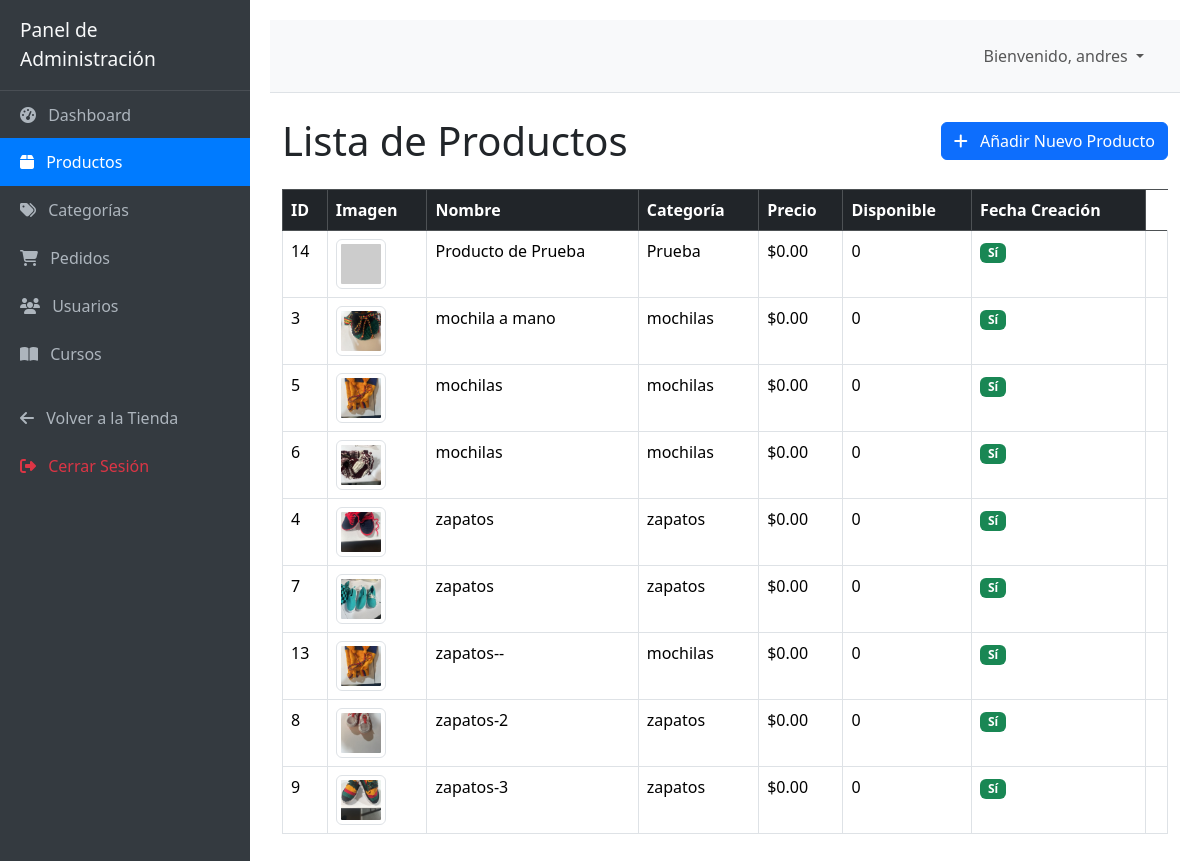
The page /dashboard/productos/ (signed in) on the database as committed earlier.
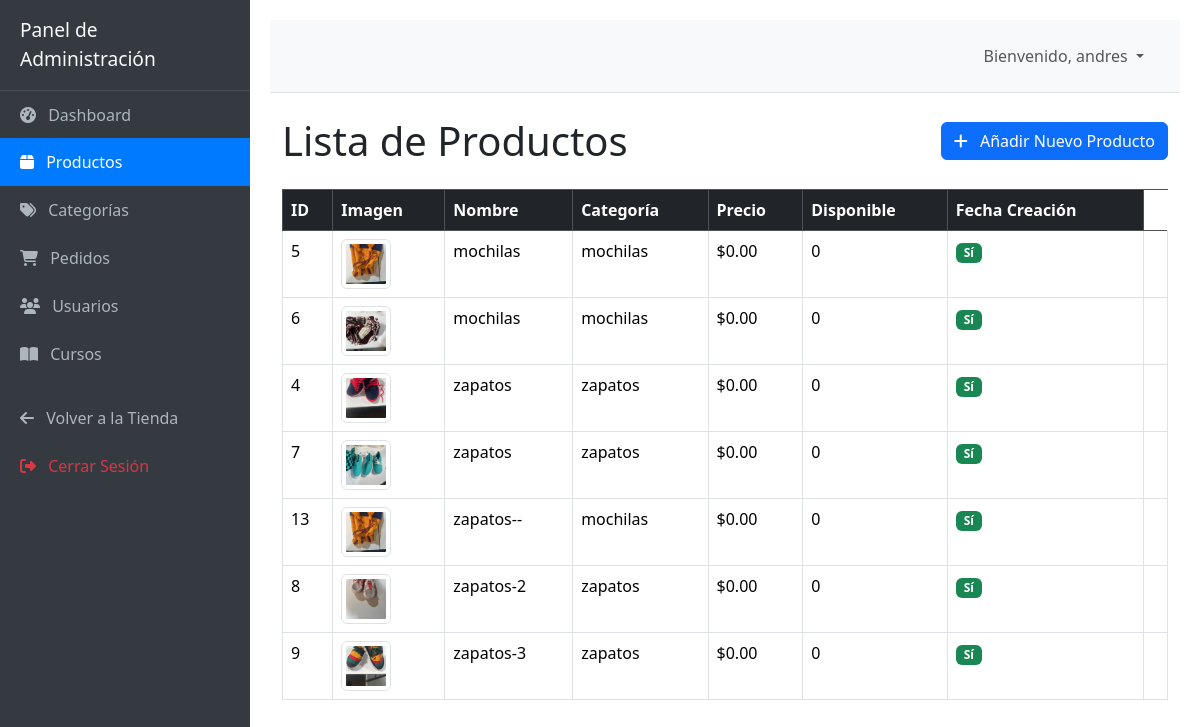
The same page on the database as committed later.
### productos/models.py (models this page shows, shortened)
class Producto(models.Model):
    categoria = models.ForeignKey(Categoria, related_name='productos', on_delete=models.CASCADE)
    nombre = models.CharField(max_length=200)
    slug = models.SlugField(max_length=200, unique=True, help_text="URL amigable (ej: zapato-flor)")
    descripcion = models.TextField()
    precio = models.DecimalField(max_digits=10, decimal_places=2)
    imagen_principal = models.ImageField(upload_to='productos/', blank=True, null=True, help_text="Imagen principal del producto")
    stock = models.PositiveIntegerField(default=0)
    disponible = models.BooleanField(default=True)
    creado = models.DateTimeField(auto_now_add=True)
    actualizado = models.DateTimeField(auto_now=True)
    class Meta:
        ordering = ['-creado']
        index_together = (('id', 'slug'),)

class Categoria(models.Model):
    nombre = models.CharField(max_length=100, unique=True)
    slug = models.SlugField(max_length=100, unique=True, help_text="URL amigable (ej: zapatos-mujer)")
    descripcion = models.TextField(blank=True, null=True)
    class Meta:
        verbose_name_plural = "Categorías"
        ordering = ['nombre']

### core/views.py (the view)
# urls.py: path('dashboard/productos/', views.producto_lista_admin, name='producto_lista_admin'),
@admin_required(login_url='core:login')
def producto_lista_admin(request):
    productos = Producto.objects.all().order_by('nombre')
    context = {
        'productos': productos,
        'titulo_pagina': 'Administrar Productos',
    }
    return render(request, 'core/dashboard_productos_lista.html', context)

### core/context_processors.py (called while the page is built)
def cart_item_count(request):
    cart = request.session.get('cart', {})
    total_items = sum(item_data.get('cantidad', 0) for item_data in cart.values())
    return {'cart_item_count': total_items}

### core/views.py (called while the page is built)
def is_admin_user(user):
    if user.is_authenticated:
        return user.is_staff or user.is_superuser or user.groups.filter(name='Administradores').exists()
    return False

### core/templates/core/dashboard_productos_lista.html
{% extends 'core/dashboard_base.html' %}
{% block dashboard_content %}
<div class="d-flex justify-content-between align-items-center mb-4">
    <h1 class="mb-0">Lista de Productos</h1>
    <a href="{% url 'core:producto_crear_admin' %}" class="btn btn-primary">
        <i class="fas fa-plus me-2"></i> Añadir Nuevo Producto
    </a>
</div>
<div class="table-responsive">
    <table class="table table-hover table-bordered">
        <thead class="table-dark">
            <tr>
                <th>ID</th>
                <th>Imagen</th>
                <th>Nombre</th>
                <th>Categoría</th>
                <th>Precio</th>
                <th>Disponible</th>
                <th>Fecha Creación</th>
            </tr>
        </thead>
        <tbody>
            {% for producto in productos %}
            <tr>
                <td>{{ producto.id }}</td>
                <td>
                    {% if producto.imagen_principal %}
                        <img src="{{ producto.imagen_principal.url }}" alt="{{ producto.nombre }}" class="img-thumbnail" style="width: 50px; height: 50px; object-fit: cover;">
                    {% else %}
                        <img src="https://via.placeholder.com/50?text=No+Img" alt="Sin imagen" class="img-thumbnail" style="width: 50px; height: 50px; object-fit: cover;">
                    {% endif %}
                </td>
                <td>{{ producto.nombre }}</td>
                <td>{{ producto.categoria.nombre|default:"Sin Categoría" }}</td>
                <td>${{ producto.precio|floatformat:2 }}</td>
                <td>{{ producto.stock }}</td>
                <td>
                    {% if producto.disponible %}
                        <span class="badge bg-success">Sí</span>
                    {% else %}
                        <span class="badge bg-danger">No</span>
                    {% endif %}
                </td>
                <td>{{ producto.fecha_creacion|date:"Y-m-d H:i" }}</td>
            </tr>
            {% empty %}
            <tr>
                <td colspan="9" class="text-center">No hay productos registrados. <a href="{% url 'core:producto_crear_admin' %}">¡Crea uno ahora!</a></td>
            </tr>
            {% endfor %}
        </tbody>
    </table>
</div>
{% endblock %}

Rows that differ between the two databases and show on the page:
removed Producto: id "14", nombre "Producto de Prueba", categoria.nombre "Prueba", precio "0.00", stock "0", disponible "Sí"
removed Producto: id "3", imagen_principal (picture), nombre "mochila a mano", categoria.nombre "mochilas", precio "0.00", stock "0", disponible "Sí"
